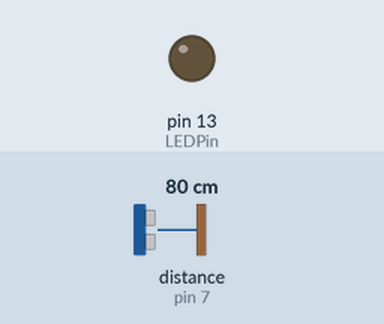
A sketch run on a simulated Arduino Uno, built with avr-gcc and run on an emulated ATmega328P. On the bench: output pins drawn as LEDs (lit = HIGH). Wiring (inferred from the names in the program): ultrasonic range finder: trigger pin 8; echo pin 7. Inputs (shaded band) come from the test bench; at power-on: distance to the obstacle (sensor on pin 7) 80 cm. The echo pulse lasts 58.3 µs per cm; pins used as bus, display or sensor lines are not drawn.

Above: at 1.2 s.
1.3 s: distance to the obstacle (sensor on pin 7) set to 7 cm
2.8 s: distance to the obstacle (sensor on pin 7) set to 4 cm
At 3.5 s:
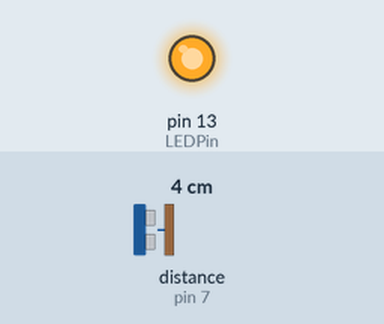
4.3 s: distance to the obstacle (sensor on pin 7) set to 9 cm
At 4.7 s:
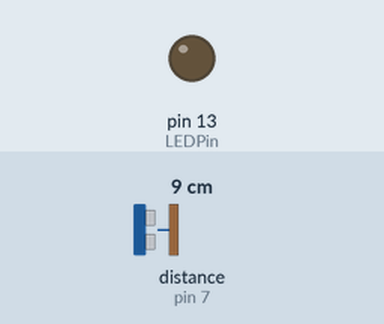
5.8 s: distance to the obstacle (sensor on pin 7) set to 2 cm
At 7.0 s:
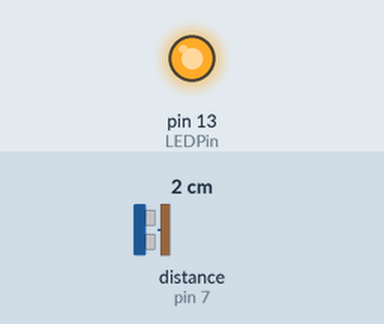
Timing chart, 0 to 8.3 s (numbered marks = the images above; inputs shaded):
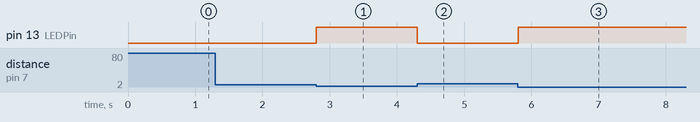

Measured:
- the behaviour switches between 6 and 5 cm on distance to the obstacle (sensor on pin 7) (found by bisection; images 0 and 1)
- after the input at 1.3 s, every drawn part: stays the same
- after the input at 2.8 s, pin 13 (LEDPin): LOW → HIGH at once
- after the input at 4.3 s, pin 13 (LEDPin): HIGH → LOW at once
- after the input at 5.8 s, pin 13 (LEDPin): LOW → HIGH at once

The sketch:

source_code.ino
```cpp
int echoPin = 7;
int trigPin = 8;
int LEDPin = 13;

long duration, distance; // Duration used to calculate distance

void setup() {
 Serial.begin (9600);
 pinMode(trigPin, OUTPUT);
 pinMode(echoPin, INPUT);
 pinMode(LEDPin, OUTPUT);
}

void loop() {

 digitalWrite(trigPin, LOW);
 delayMicroseconds(2);

 digitalWrite(trigPin, HIGH);
 delayMicroseconds(10);

 digitalWrite(trigPin, LOW);
 duration = pulseIn(echoPin, HIGH);


 distance = duration/58.2;

 if(distance < 5)
 {
   digitalWrite(LEDPin, HIGH);
 }
 if(distance > 5)
 {
   digitalWrite(LEDPin, LOW);
 }

}
```
